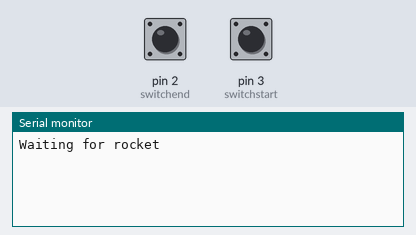
The sketch below on a simulated Arduino Uno, built with avr-gcc and run on an emulated ATmega328P. Parts: the last lines printed to the serial monitor. Inputs (shaded band) come from the test bench; at power-on: pin 2 (switchend) LOW, pin 3 (switchstart) HIGH.

Above: at 1.2 s.
1.3 s: pin 2 (switchend) pulled HIGH for 0.15 s
At 2.6 s:
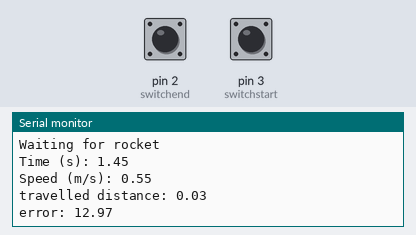
2.9 s: pin 2 (switchend) pulled HIGH for 1 s
At 5.1 s:
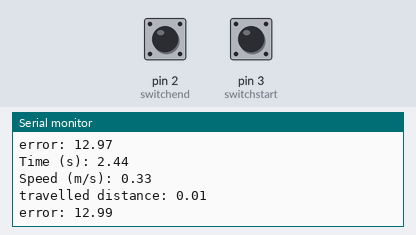

Measured:
- after the input at 1.3 s, the serial monitor: prints a new line after 0.15 s (image 1)
- after the input at 2.9 s, the serial monitor: prints a new line after 1.0 s (image 2)

The sketch:

Code_Launch_tube.ino
```cpp
// 1. Definition of digital pin numbers for the start and end sensors
const int switchstart = 3;
const int switchend = 2;

// 2. Setting the distance between sensors (0.8 meters)
float distance = 0.8;

// 3. Variables to store the internal clock time (in milliseconds) for start and stop
unsigned long startTime;
unsigned long stopTime;

// 4. Variables to store calculated flight time and velocity
float duration;
float velocity;

void setup() {
  // 5. Configures pins 2 and 3 to receive signals from the rocket sensors
  pinMode(switchstart, INPUT);
  pinMode(switchend, INPUT);

  // 6. Initializes the Serial Monitor and print "Waiting for rocket" in the serial monitor
  Serial.begin(9600);
  Serial.println("Waiting for rocket");
}

void loop() {
  // 7. While loop that pauses the code as long as the start sensor is LOW
  while(digitalRead(switchstart) == LOW)

    // 8. While loop that prints "Rocket is in place" as long as the start sensor is HIGH
    while(digitalRead(switchstart) == HIGH)
      Serial.println("Rocket is in place");

  // 9. Captures the current time the moment the start sensor logic finishes
  startTime = millis();

  // 10. Pauses execution while waiting for the rocket to reach the end sensor
  while(digitalRead(switchend) == LOW){
  }

  // 11.Captures the current time the moment the end sensor logic finishes
  while(digitalRead(switchend) == HIGH)
  stopTime = millis();

  // 12. Calculates duration time by subtracting start from stop and converting ms to seconds
  duration = (stopTime - startTime) / 1000.0;

  // 13. Computes the initial velocity (Vo) using the distance divided by time formula
  velocity = distance / duration;

  // 14. Calculates predicted travel distance based on projectile motion at 45 degrees
  float travelled_distance = (velocity*velocity)/9.81;

  // 15. Calculates the theoretical error relative to the desired 13-meter distance
  float error = 13 - travelled_distance;

  // 16. Prints the final calculated parameters to the serial monitor
  Serial.print("Time (s): ");
  Serial.println(duration);
  Serial.print("Speed (m/s): ");
  Serial.println(velocity);
  Serial.print("travelled distance: ");
  Serial.println(travelled_distance);
  Serial.print("error: ");
  Serial.println(error);
}
```
